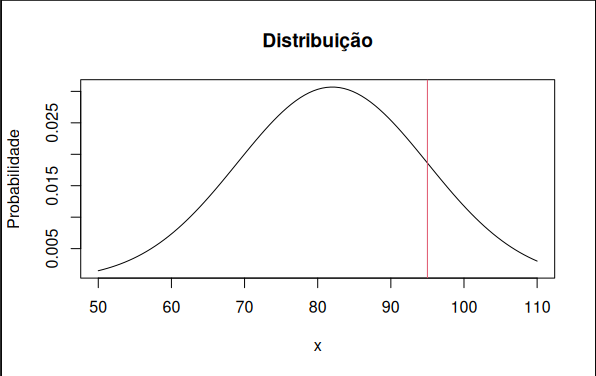

This figure's R source:
micro = 82
teta = 13

# A A probabilidade de se encontrar um jogador com mais de 93 quilos
X = 93
1 - pnorm(X, micro, teta)

# B O valor do peso para o qual a probabilidade de se encontrar valores menores que o deste seja de 70%
p = 0.7
qnorm(p, micro, teta)

# 5
curve(
  dnorm(x, micro, teta),
  50, 110,                    # limites do gráfico
  main = "Distribuição",
  ylab = "Probabilidade",
)
lines(
  c(micro+teta, micro+teta),  # início e fim da linha em relação ao eixo x
  c(0, 0.3),                  # início e fim da linha em relação ao eixo y
  col  = 2
)
